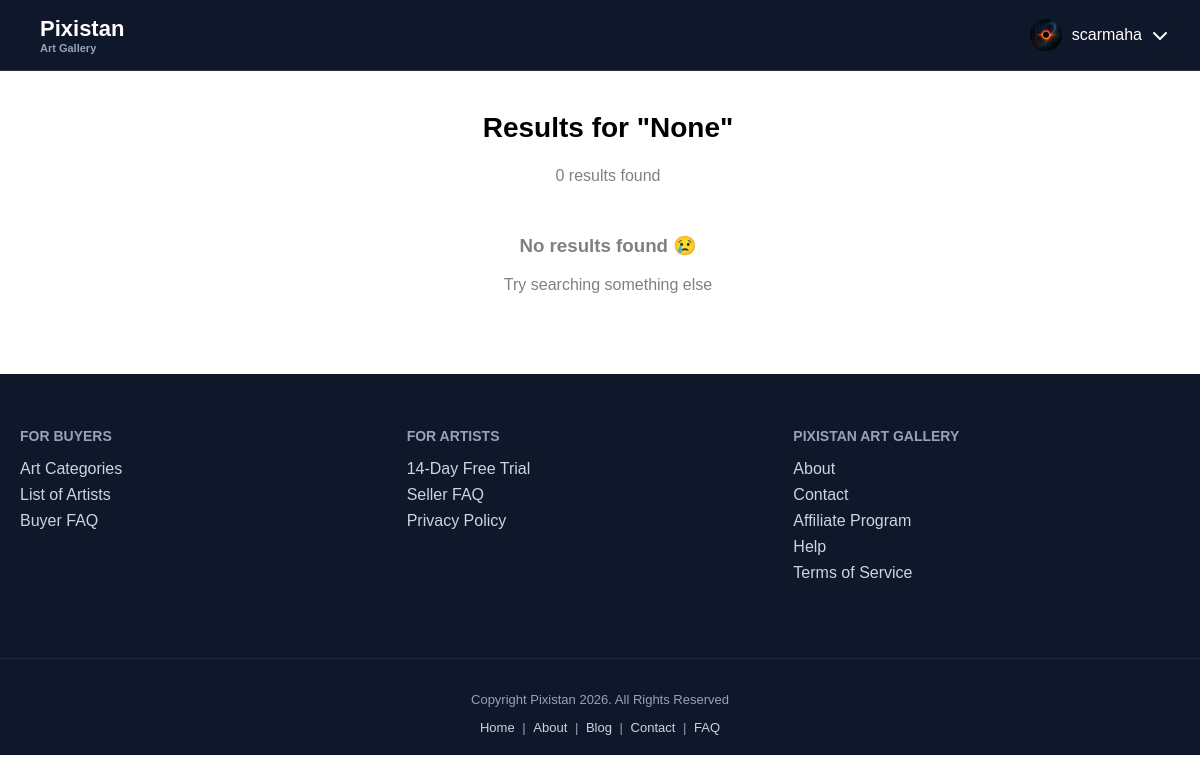
Screenshot of /search (signed in) with the database file from the repository.
### tables this page shows
CREATE TABLE users (
    id INTEGER PRIMARY KEY AUTOINCREMENT,
    username TEXT NOT NULL UNIQUE,
    password TEXT NOT NULL
, profile_pic TEXT, email TEXT, reset_token TEXT, reset_token_expiry INTEGER);

### app.py (the view)
@app.route("/search")
def search():
    query = request.args.get("q")
    conn = get_db_connection()
    artworks = conn.execute(
        """
        SELECT * FROM artworks
        WHERE title LIKE ?
        OR artist LIKE ?
        OR description LIKE ?
        """,
        (f"%{query}%", f"%{query}%", f"%{query}%")
    ).fetchall()
    conn.close()
    return render_template("search.html", artworks=artworks, query=query)

### app.py (called while the page is built)
def get_db_connection():
    conn = sqlite3.connect("gallery.db", timeout=5)
    conn.row_factory = sqlite3.Row
    return conn

@app.context_processor
def inject_user():
    if "user_id" in session:
        conn = get_db_connection()
        user = conn.execute(
            "SELECT * FROM users WHERE id = ?",
            (session["user_id"],)
        ).fetchone()
        return dict(user=user)
    return dict(user=None)

### templates/search.html
{% extends "layout.html" %}
{% block content %}
    <section class="search-page">
      <div class="search-header">
        <h2>Results for "{{ query }}"</h2>
        <p>{{ artworks|length }} results found</p>
      </div>
      {% if artworks %}
      <div class="masonry-grid">
        {% for art in artworks %}
        <div class="masonry-item">
          <a href="{{ url_for('artwork', art_id=art['id']) }}">
            <div class="image-container">
              <img
                src="{{ url_for('static', filename='uploads/' ~ art['image']) }}"
              />
              <div class="overlayy">
                <div class="overlay-content">
                <h4>{{ art.title }}</h3>
                <p>{{ art.artist }}</p>
                <div class="overlay-stats">
                   <span><i class="fa-solid fa-heart"></i> {{ art.like }}</span>
                   <span><i class="fa-solid fa-download"></i></span>
                </div>
              </div>
            </div>
            </div>
          </a>
        </div>
        {% endfor %}
      </div>
      {% else %}
      <div class="empty-state">
        <h3>No results found 😢</h3>
        <p>Try searching something else</p>
      </div>
      {% endif %}
    </section>
{% endblock %}

### templates/layout.html (shortened to what this page needs)
<!doctype html>
<html lang="en">
  <head>
    <link
      rel="stylesheet"
      href="https://cdnjs.cloudflare.com/ajax/libs/font-awesome/6.5.1/css/all.min.css"
    />
    <link
      href="{{ url_for('static', filename='css/style.css') }}"
      rel="stylesheet"
    />
  </head>
  <body>
    <nav class="navbar">
      <div class="nav-left">
        <div class="logo">Pixistan <span>Art Gallery</span></div>
      </div>
      <div class="nav-right">
        {% if session.get("user_id") %}
        <div class="user-menu-wrapper">
          <button class="user-btn" id="userBtn">
            {% if user and user['profile_pic'] %}
            <img
              src="{{ url_for('static', filename='uploads/' ~ user['profile_pic']) }}"
             class="avatar" />
            {% else %}
            <img src="/static/uploads/pf.png" class="avatar" />
            {% endif %}
            <span>{{ session.get("username") }}</span>
            <i class="fa-solid fa-chevron-down"></i>
          </button>
        </div>
        {% else %}
        <a href="/login" class="btn-outline">Login</a>
        <a href="/register" class="btn-primary">Join</a>
        {% endif %}
      </div>
    </nav>
    <main>{% block content %}{% endblock %}</main>
    <footer>{% include "footer.html" %}</footer>
  </body>
</html>

### static/css/style.css (style rules this page uses)
body { margin: 0; font-family: Arial, Helvetica, sans-serif; }
.navbar { position: fixed; top: 0; left: 0; width: 95%; height: 70px; display: flex; justify-content: space-between; align-items: center; padding: 0 40px; z-index: 1000; background: #0f172a; border-bottom: 1px solid rgba(255, 255, 255, 0.1); }
.logo { font-size: 22px; font-weight: 700; color: white; }
.logo span { display: block; font-size: 11px; color: #94a3b8; }
.nav-right { display: flex; align-items: center; gap: 15px; }
.user-btn { display: flex; align-items: center; gap: 10px; background: #0f172a; border: none; padding: 6px 12px; border-radius: 20px; font-size: 1rem; color: white; cursor: pointer; }
.avatar { width: 32px; height: 32px; border-radius: 50%; object-fit: cover; }
.user-menu-wrapper { position: relative; }
.search-page { max-width: 80%; margin-left: 8rem; margin-top: 7rem; margin-bottom: 5rem; }
.search-header { text-align: center; margin: 30px 0; }
.search-header h2 { font-size: 28px; }
.search-header p { color: gray; margin-top: 5px; }
.empty-state { text-align: center; margin-top: 50px; color: gray; }
footer { background-color: #0f172a; color: #cbd5e1; font-family: Arial, sans-serif; }

### rows the page displays
users: profile_pic (picture), get "scarmaha"

### other values shown
{{ query }} "None"
{{ artworks|length }} "0"
